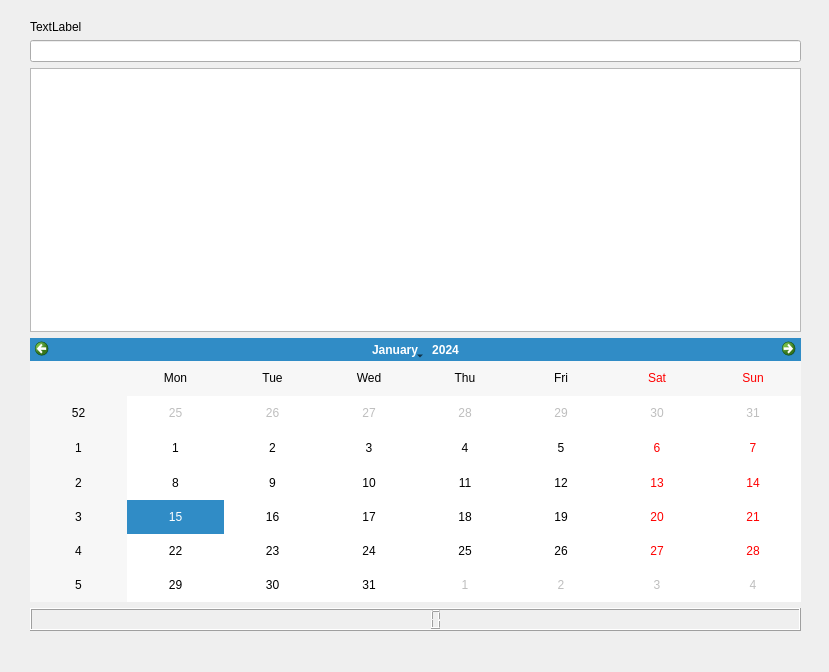
<?xml version="1.0" encoding="UTF-8"?>
<ui version="4.0">
 <class>Form</class>
 <widget class="QWidget" name="Form">
  <property name="geometry">
   <rect>
    <x>0</x>
    <y>0</y>
    <width>829</width>
    <height>672</height>
   </rect>
  </property>
  <property name="windowTitle">
   <string>Form</string>
  </property>
  <widget class="QWidget" name="verticalLayoutWidget">
   <property name="geometry">
    <rect>
     <x>30</x>
     <y>20</y>
     <width>771</width>
     <height>611</height>
    </rect>
   </property>
   <layout class="QVBoxLayout" name="verticalLayout">
    <item>
     <widget class="QLabel" name="label">
      <property name="text">
       <string>TextLabel</string>
      </property>
     </widget>
    </item>
    <item>
     <widget class="QLineEdit" name="lineEdit"/>
    </item>
    <item>
     <widget class="QTextBrowser" name="textBrowser"/>
    </item>
    <item>
     <widget class="QCalendarWidget" name="calendarWidget"/>
    </item>
    <item>
     <widget class="QLCDNumber" name="lcdNumber"/>
    </item>
   </layout>
  </widget>
 </widget>
 <resources/>
 <connections/>
</ui>
